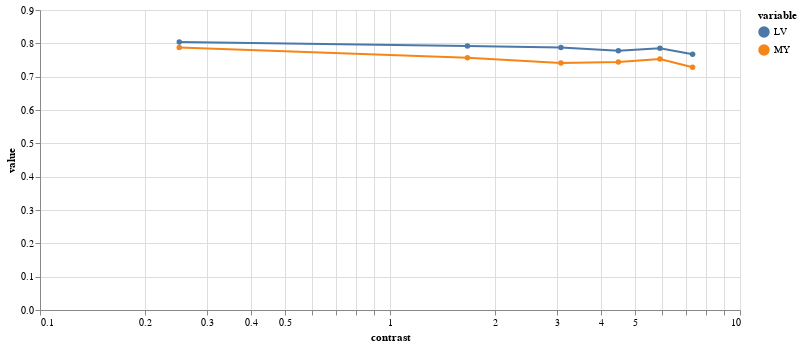

Here is the notebook cell this chart was saved with:
### Code cell
(alt
 .Chart(results.melt(id_vars=['contrast'],value_vars=['LV','MY']))
 .mark_line(point=True)
 .encode(
     x=alt.X(
     "contrast",
     scale=alt.Scale(type="log")),
     y="value",
     color="variable",
     tooltip="value",
 )
 .properties(width=700,height=300)
 .interactive()
)

### Figure 1 — Vega-Lite specification as saved in the notebook (floating-point values rounded to 4 significant figures)
{"config": {"view": {"continuousWidth": 400, "continuousHeight": 300}}, "data": {"name": "data-12ad7f5a712d28aa958bb340290f3e29"}, "mark": {"type": "line", "point": true}, "encoding": {"color": {"field": "variable", "type": "nominal"}, "tooltip": {"field": "value", "type": "quantitative"}, "x": {"field": "contrast", "scale": {"type": "log"}, "type": "quantitative"}, "y": {"field": "value", "type": "quantitative"}}, "height": 300, "selection": {"selector004": {"type": "interval", "bind": "scales", "encodings": ["x", "y"]}}, "width": 700, "$schema": "https://vega.github.io/schema/vega-lite/v4.17.0.json", "datasets": {"data-12ad7f5a712d28aa958bb340290f3e29": [{"contrast": 0.25, "variable": "LV", "value": 0.8037}, {"contrast": 1.664, "variable": "LV", "value": 0.7917}, {"contrast": 3.078, "variable": "LV", "value": 0.7872}, {"contrast": 4.493, "variable": "LV", "value": 0.7778}, {"contrast": 5.907, "variable": "LV", "value": 0.7855}, {"contrast": 7.321, "variable": "LV", "value": 0.7675}, {"contrast": 0.25, "variable": "MY", "value": 0.7874}, {"contrast": 1.664, "variable": "MY", "value": 0.7569}, {"contrast": 3.078, "variable": "MY", "value": 0.7408}, {"contrast": 4.493, "variable": "MY", "value": 0.744}, {"contrast": 5.907, "variable": "MY", "value": 0.7529}, {"contrast": 7.321, "variable": "MY", "value": 0.728}]}}
